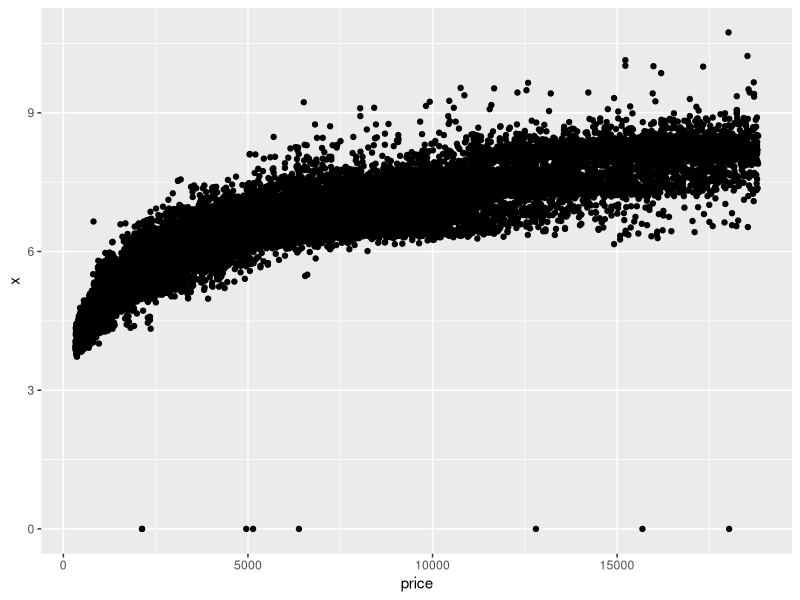
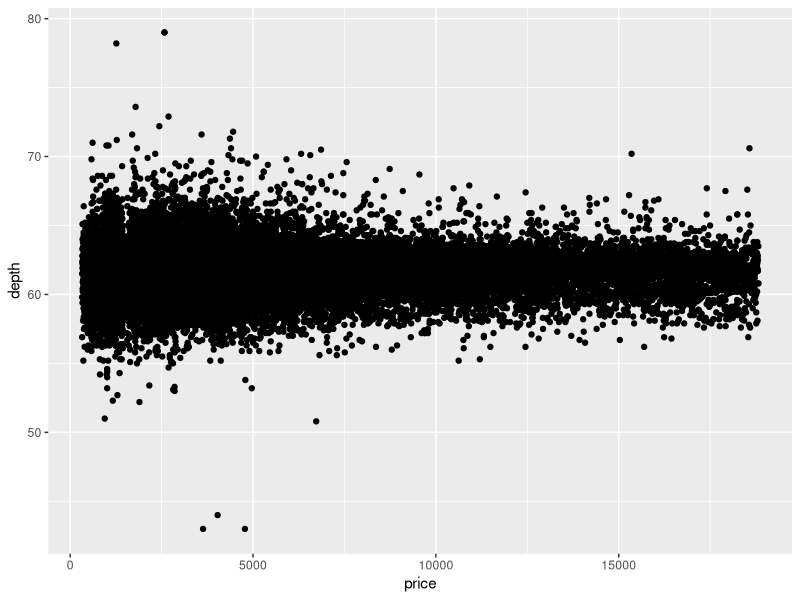
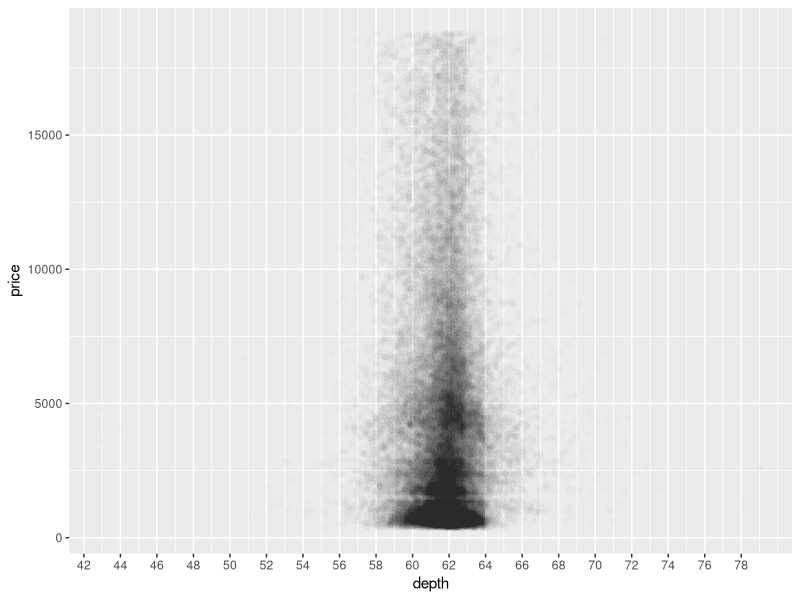
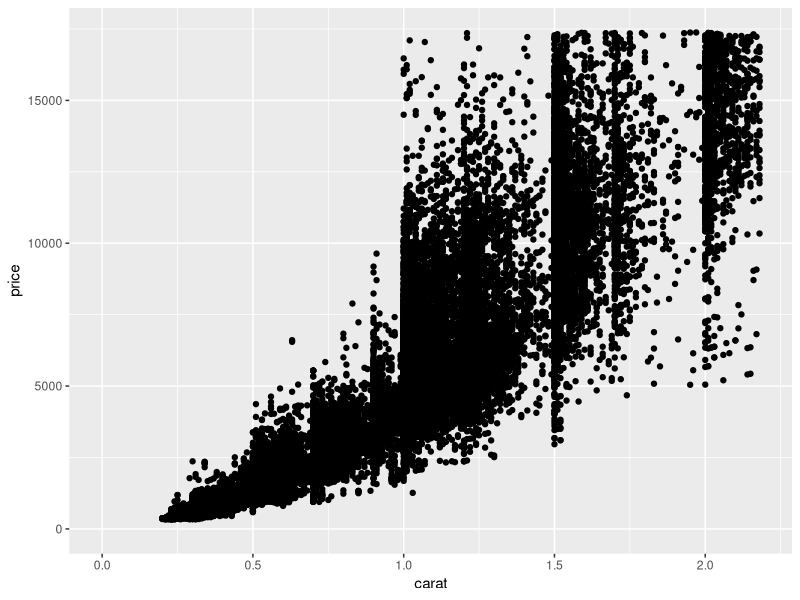
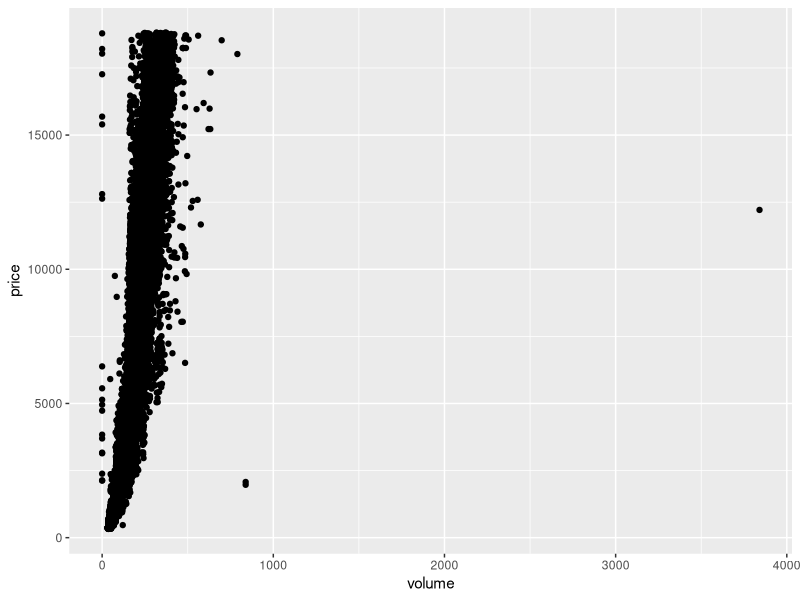
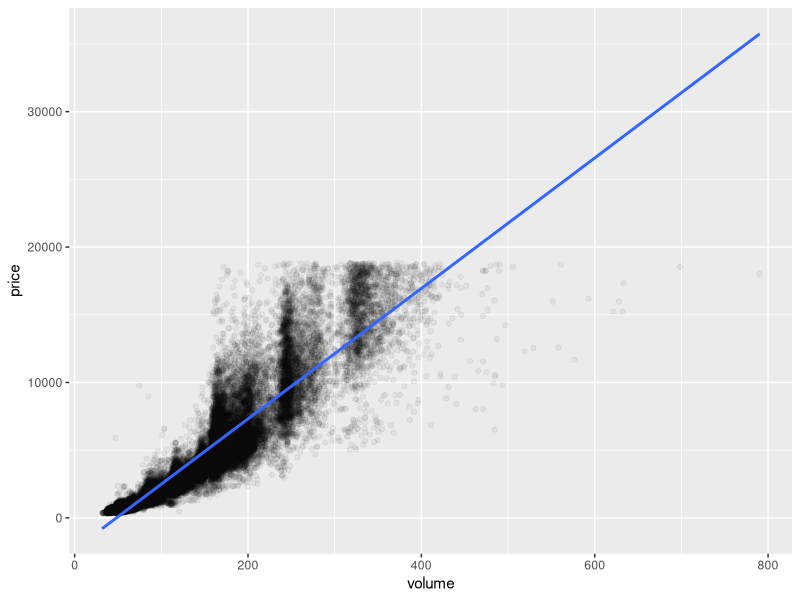
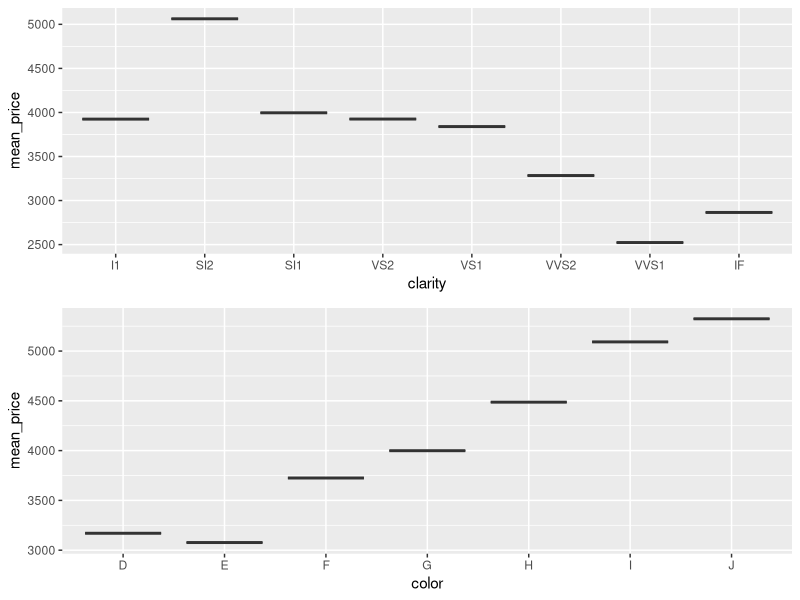

These charts were generated, in order, by the following R code:
# ======================================================
# In this problem set, you'll continue
# to explore the diamonds data set.

# Your first task is to create a
# scatterplot of price vs x.
# using the ggplot syntax.

# This assignment is not graded and
# will be marked as correct when you submit.

# ENTER YOUR CODE BELOW THIS LINE
# ======================================================

library(ggplot2)
data(diamonds)
summary(diamonds)

ggplot(aes(x = price, y = x), data = diamonds) + geom_point()

# Find correlations

cor(diamonds$price,diamonds$x)
cor(diamonds$price,diamonds$y)
cor(diamonds$price,diamonds$z)

# ======================================================
# Create a simple scatter plot of price vs depth.

# This assignment is not graded and
# will be marked as correct when you submit.

# ENTER YOUR CODE BELOW THIS LINE
# ======================================================
ggplot(aes(x = price, y = depth), data = diamonds) + geom_point()

# ======================================================
# Change the code to make the transparency of the
# points to be 1/100 of what they are now and mark
# the x-axis every 2 units. See the instructor notes
# for two hints.

# This assignment is not graded and
# will be marked as correct when you submit.

# ALTER THE CODE BELOW THIS LINE
# ======================================================
ggplot(data = diamonds, aes(x = depth, y = price)) +
  geom_point(alpha=1/100) +
  scale_x_continuous(breaks = seq(0,max(diamonds$depth),2))

cor(diamonds$depth,diamonds$price)

# ======================================================
# Create a scatterplot of price vs carat
# and omit the top 1% of price and carat
# values.

# This assignment is not graded and
# will be marked as correct when you submit.

# ENTER YOUR CODE BELOW THIS LINE
# ======================================================
ggplot(diamonds, aes(carat,price)) +
  geom_point() +
  xlim(0, quantile(diamonds$carat, 0.99)) +
  ylim(0, quantile(diamonds$price, 0.99))


# ======================================================
# Create a scatterplot of price vs. volume (x * y * z).
# This is a very rough approximation for a diamond's volume.

# Create a new variable for volume in the diamonds data frame.
# This will be useful in a later exercise.

# Don't make any adjustments to the plot just yet.

# This assignment is not graded and
# will be marked as correct when you submit.

# ENTER YOUR CODE BELOW THIS LINE
# ======================================================
diamonds$volume <- diamonds$x * diamonds$y * diamonds$z
ggplot(diamonds,aes(volume,price)) + geom_point()

# find corelations... by first subsetting diamonds
# into a new data frame to only examine diamonds
# with volume between 0 and 800
diamonds2 <- subset(diamonds,diamonds$volume <= 800 & diamonds$volume > 0)
cor(diamonds2$volume, diamonds2$price)

# ======================================================
# Subset the data to exclude diamonds with a volume
# greater than or equal to 800. Also, exclude diamonds
# with a volume of 0. Adjust the transparency of the
# points and add a linear model to the plot. (See the
# Instructor Notes or look up the documentation of
# geom_smooth() for more details about smoothers.)

# We encourage you to think about this next question and
# to post your thoughts in the discussion section.

# Do you think this would be a useful model to estimate
# the price of diamonds? Why or why not?

# This assignment is not graded and
# will be marked as correct when you submit.

# ENTER YOUR CODE BELOW THIS LINE
# ======================================================
ggplot(diamonds2,aes(volume,price)) + geom_point(alpha=1/20) + geom_smooth(method = 'lm')

# ======================================================
# Use the function dplyr package
# to create a new data frame containing
# info on diamonds by clarity.

# Name the data frame diamondsByClarity

# The data frame should contain the following
# variables in this order.

#       (1) mean_price
#       (2) median_price
#       (3) min_price
#       (4) max_price
#       (5) n

# where n is the number of diamonds in each
# level of clarity.

# This assignment WILL BE automatically
# graded!

# DO NOT ALTER THE NEXT THREE LINES OF CODE.
# ======================================================
suppressMessages(library(ggplot2))
suppressMessages(library(dplyr))
data(diamonds)

# ENTER YOUR CODE BELOW THIS LINE
# ======================================================
clarity_groups <- group_by(diamonds, clarity)
diamondsByClarity <- summarise(clarity_groups,
                      mean_price = mean(price),
                      median_price = median(price),
                      min_price = min(price),
                      max_price = max(price),
                      n = n())

# ======================================================
# We've created summary data frames with the mean price
# by clarity and color. You can run the code in R to
# verify what data is in the variables diamonds_mp_by_clarity
# and diamonds_mp_by_color.

# Your task is to write additional code to create two bar plots
# on one output image using the grid.arrange() function from the package
# gridExtra.

# This assignment is not graded and
# will be marked as correct when you submit.

# See the Instructor Notes for more info on bar charts
# and for a hint on this task.

# DO NOT DELETE THE LINES OF CODE BELOW
# ======================================================
data(diamonds)
library(dplyr)

diamonds_by_clarity <- group_by(diamonds, clarity)
diamonds_mp_by_clarity <- summarise(diamonds_by_clarity, mean_price = mean(price))

diamonds_by_color <- group_by(diamonds, color)
diamonds_mp_by_color <- summarise(diamonds_by_color, mean_price = mean(price))

# ENTER YOUR CODE BELOW THIS LINE
# ======================================================
library(gridExtra)
p1 <- ggplot(diamonds_mp_by_clarity,aes(clarity, mean_price)) + geom_boxplot()
p2 <- ggplot(diamonds_mp_by_color,aes(color, mean_price)) + geom_boxplot()
grid.arrange(p1,p2)

# ======================================================
# The Gapminder website contains over 500 data sets with information about
# the world's population. Your task is to continue the investigation you did at the
# end of Problem Set 3 or you can start fresh and choose a different
# data set from Gapminder.

# If you're feeling adventurous or want to try some data munging see if you can
# find a data set or scrape one from the web.

# In your investigation, examine pairs of variable and create 2-5 plots that make
# use of the techniques from Lesson 4.

# You can find a link to the Gapminder website in the Instructor Notes.

# Once you've completed your investigation, create a post in the discussions that includes:
#       1. the variable(s) you investigated, your observations, and any summary statistics
#       2. snippets of code that created the plots
#       3. links to the images of your plots

# Copy and paste all of the code that you used for
# your investigation, and submit it when you are ready.
# ======================================================
# TBD